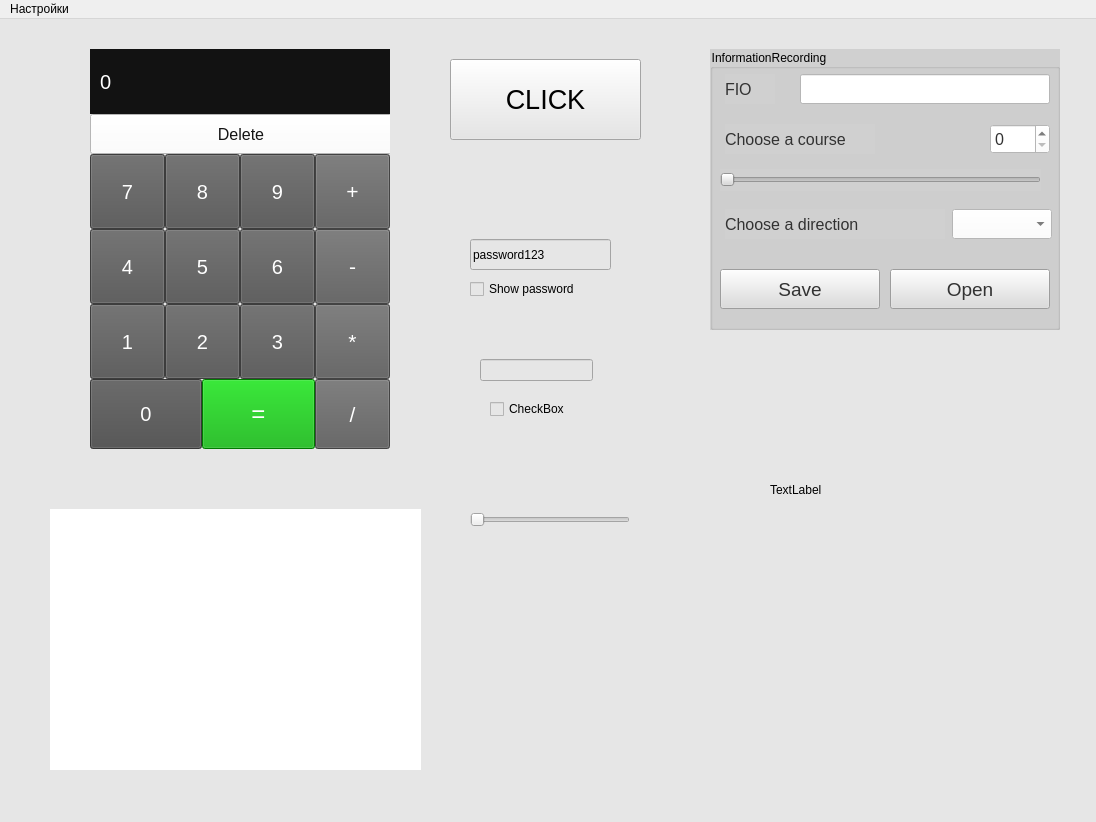
<?xml version="1.0" encoding="UTF-8"?>
<ui version="4.0">
 <class>MainWindow</class>
 <widget class="QMainWindow" name="MainWindow">
  <property name="geometry">
   <rect>
    <x>0</x>
    <y>0</y>
    <width>1096</width>
    <height>822</height>
   </rect>
  </property>
  <property name="windowTitle">
   <string>Что-то</string>
  </property>
  <widget class="QWidget" name="centralwidget">
   <property name="styleSheet">
    <string notr="true">background-color: rgb(230, 230, 230);</string>
   </property>
   <widget class="QGroupBox" name="groupbox">
    <property name="geometry">
     <rect>
      <x>710</x>
      <y>30</y>
      <width>350</width>
      <height>281</height>
     </rect>
    </property>
    <property name="styleSheet">
     <string notr="true">background-color: rgb(208, 208, 208);</string>
    </property>
    <property name="title">
     <string>InformationRecording</string>
    </property>
    <widget class="QLabel" name="labelFIO">
     <property name="geometry">
      <rect>
       <x>15</x>
       <y>25</y>
       <width>50</width>
       <height>30</height>
      </rect>
     </property>
     <property name="font">
      <font>
       <pointsize>12</pointsize>
      </font>
     </property>
     <property name="styleSheet">
      <string notr="true">color: rgb(50, 50, 50);</string>
     </property>
     <property name="text">
      <string>FIO</string>
     </property>
    </widget>
    <widget class="QLabel" name="labelCourse">
     <property name="geometry">
      <rect>
       <x>15</x>
       <y>75</y>
       <width>150</width>
       <height>30</height>
      </rect>
     </property>
     <property name="font">
      <font>
       <pointsize>12</pointsize>
      </font>
     </property>
     <property name="styleSheet">
      <string notr="true">color: rgb(50, 50, 50);</string>
     </property>
     <property name="text">
      <string>Choose a course</string>
     </property>
    </widget>
    <widget class="QLabel" name="labelDirection">
     <property name="geometry">
      <rect>
       <x>15</x>
       <y>160</y>
       <width>220</width>
       <height>30</height>
      </rect>
     </property>
     <property name="font">
      <font>
       <pointsize>12</pointsize>
      </font>
     </property>
     <property name="styleSheet">
      <string notr="true">color: rgb(50, 50, 50);</string>
     </property>
     <property name="text">
      <string>Choose a direction</string>
     </property>
    </widget>
    <widget class="QPushButton" name="btn_saveInfo">
     <property name="geometry">
      <rect>
       <x>10</x>
       <y>220</y>
       <width>160</width>
       <height>40</height>
      </rect>
     </property>
     <property name="font">
      <font>
       <pointsize>14</pointsize>
      </font>
     </property>
     <property name="styleSheet">
      <string notr="true">color: rgb(50, 50, 50);
background-color: rgb(220, 220, 220);
</string>
     </property>
     <property name="text">
      <string>Save</string>
     </property>
    </widget>
    <widget class="QSpinBox" name="spinboxCourse">
     <property name="geometry">
      <rect>
       <x>280</x>
       <y>75</y>
       <width>60</width>
       <height>30</height>
      </rect>
     </property>
     <property name="font">
      <font>
       <pointsize>12</pointsize>
      </font>
     </property>
     <property name="styleSheet">
      <string notr="true">color: rgb(50, 50, 50);
background-color: rgb(255, 255, 255);
font: 12pt &quot;MS Shell Dlg 2&quot;;</string>
     </property>
    </widget>
    <widget class="QComboBox" name="comboboxDirection">
     <property name="geometry">
      <rect>
       <x>242</x>
       <y>160</y>
       <width>100</width>
       <height>30</height>
      </rect>
     </property>
     <property name="font">
      <font>
       <pointsize>12</pointsize>
      </font>
     </property>
     <property name="styleSheet">
      <string notr="true">color: rgb(50, 50, 50);
background-color: rgb(255, 255, 255);
font: 12pt &quot;MS Shell Dlg 2&quot;;</string>
     </property>
    </widget>
    <widget class="QPushButton" name="btn_openInfo">
     <property name="geometry">
      <rect>
       <x>180</x>
       <y>220</y>
       <width>160</width>
       <height>40</height>
      </rect>
     </property>
     <property name="font">
      <font>
       <pointsize>14</pointsize>
      </font>
     </property>
     <property name="styleSheet">
      <string notr="true">color: rgb(50, 50, 50);
background-color: rgb(220, 220, 220);
</string>
     </property>
     <property name="text">
      <string>Open</string>
     </property>
    </widget>
    <widget class="QLineEdit" name="lineeditFIO">
     <property name="geometry">
      <rect>
       <x>90</x>
       <y>25</y>
       <width>250</width>
       <height>30</height>
      </rect>
     </property>
     <property name="styleSheet">
      <string notr="true">background-color: rgb(255, 255, 255);</string>
     </property>
    </widget>
    <widget class="QSlider" name="horizontalSliderCourse">
     <property name="geometry">
      <rect>
       <x>10</x>
       <y>120</y>
       <width>321</width>
       <height>22</height>
      </rect>
     </property>
     <property name="styleSheet">
      <string notr="true">selection-color: rgb(0, 170, 0);
color: rgb(0, 170, 0);
</string>
     </property>
     <property name="orientation">
      <enum>Qt::Horizontal</enum>
     </property>
    </widget>
   </widget>
   <widget class="QWidget" name="widgetcalculator" native="true">
    <property name="geometry">
     <rect>
      <x>90</x>
      <y>30</y>
      <width>300</width>
      <height>400</height>
     </rect>
    </property>
    <widget class="QPushButton" name="btn_two">
     <property name="geometry">
      <rect>
       <x>75</x>
       <y>255</y>
       <width>75</width>
       <height>75</height>
      </rect>
     </property>
     <property name="font">
      <font>
       <pointsize>15</pointsize>
      </font>
     </property>
     <property name="styleSheet">
      <string notr="true">background-color: rgb(85, 85, 85);
color: rgb(255, 255, 255);</string>
     </property>
     <property name="text">
      <string>2</string>
     </property>
    </widget>
    <widget class="QPushButton" name="btn_three">
     <property name="geometry">
      <rect>
       <x>150</x>
       <y>255</y>
       <width>75</width>
       <height>75</height>
      </rect>
     </property>
     <property name="font">
      <font>
       <pointsize>15</pointsize>
      </font>
     </property>
     <property name="styleSheet">
      <string notr="true">background-color: rgb(85, 85, 85);
color: rgb(255, 255, 255);</string>
     </property>
     <property name="text">
      <string>3</string>
     </property>
    </widget>
    <widget class="QPushButton" name="btn_one">
     <property name="geometry">
      <rect>
       <x>0</x>
       <y>255</y>
       <width>75</width>
       <height>75</height>
      </rect>
     </property>
     <property name="font">
      <font>
       <pointsize>15</pointsize>
      </font>
     </property>
     <property name="styleSheet">
      <string notr="true">background-color: rgb(85, 85, 85);
color: rgb(255, 255, 255);</string>
     </property>
     <property name="text">
      <string>1</string>
     </property>
    </widget>
    <widget class="QPushButton" name="btn_multiplication">
     <property name="geometry">
      <rect>
       <x>225</x>
       <y>255</y>
       <width>75</width>
       <height>75</height>
      </rect>
     </property>
     <property name="font">
      <font>
       <pointsize>16</pointsize>
      </font>
     </property>
     <property name="styleSheet">
      <string notr="true">background-color: rgb(94, 94, 94);
color: rgb(255, 255, 255);</string>
     </property>
     <property name="text">
      <string>*</string>
     </property>
    </widget>
    <widget class="QPushButton" name="btn_zero">
     <property name="geometry">
      <rect>
       <x>0</x>
       <y>330</y>
       <width>112</width>
       <height>70</height>
      </rect>
     </property>
     <property name="font">
      <font>
       <pointsize>15</pointsize>
      </font>
     </property>
     <property name="styleSheet">
      <string notr="true">background-color: rgb(77, 77, 77);
color: rgb(255, 255, 255);</string>
     </property>
     <property name="text">
      <string>0</string>
     </property>
    </widget>
    <widget class="QPushButton" name="btn_print_result">
     <property name="geometry">
      <rect>
       <x>112</x>
       <y>330</y>
       <width>113</width>
       <height>70</height>
      </rect>
     </property>
     <property name="font">
      <font>
       <pointsize>18</pointsize>
      </font>
     </property>
     <property name="styleSheet">
      <string notr="true">color: rgb(255, 255, 255);
background-color: rgb(0, 170, 0);</string>
     </property>
     <property name="text">
      <string>=</string>
     </property>
    </widget>
    <widget class="QPushButton" name="btn_division">
     <property name="geometry">
      <rect>
       <x>225</x>
       <y>330</y>
       <width>75</width>
       <height>70</height>
      </rect>
     </property>
     <property name="font">
      <font>
       <pointsize>16</pointsize>
      </font>
     </property>
     <property name="styleSheet">
      <string notr="true">background-color: rgb(94, 94, 94);
color: rgb(255, 255, 255);</string>
     </property>
     <property name="text">
      <string>/</string>
     </property>
    </widget>
    <widget class="QPushButton" name="btn_four">
     <property name="geometry">
      <rect>
       <x>0</x>
       <y>180</y>
       <width>75</width>
       <height>75</height>
      </rect>
     </property>
     <property name="font">
      <font>
       <pointsize>15</pointsize>
      </font>
     </property>
     <property name="styleSheet">
      <string notr="true">background-color: rgb(85, 85, 85);
color: rgb(255, 255, 255);</string>
     </property>
     <property name="text">
      <string>4</string>
     </property>
    </widget>
    <widget class="QPushButton" name="btn_five">
     <property name="geometry">
      <rect>
       <x>75</x>
       <y>180</y>
       <width>75</width>
       <height>75</height>
      </rect>
     </property>
     <property name="font">
      <font>
       <pointsize>15</pointsize>
      </font>
     </property>
     <property name="styleSheet">
      <string notr="true">background-color: rgb(85, 85, 85);
color: rgb(255, 255, 255);</string>
     </property>
     <property name="text">
      <string>5</string>
     </property>
    </widget>
    <widget class="QPushButton" name="btn_six">
     <property name="geometry">
      <rect>
       <x>150</x>
       <y>180</y>
       <width>75</width>
       <height>75</height>
      </rect>
     </property>
     <property name="font">
      <font>
       <pointsize>15</pointsize>
      </font>
     </property>
     <property name="styleSheet">
      <string notr="true">background-color: rgb(85, 85, 85);
color: rgb(255, 255, 255);</string>
     </property>
     <property name="text">
      <string>6</string>
     </property>
    </widget>
    <widget class="QPushButton" name="btn_minus">
     <property name="geometry">
      <rect>
       <x>225</x>
       <y>180</y>
       <width>75</width>
       <height>75</height>
      </rect>
     </property>
     <property name="font">
      <font>
       <pointsize>16</pointsize>
      </font>
     </property>
     <property name="styleSheet">
      <string notr="true">background-color: rgb(94, 94, 94);
color: rgb(255, 255, 255);</string>
     </property>
     <property name="text">
      <string>-</string>
     </property>
    </widget>
    <widget class="QPushButton" name="btn_seven">
     <property name="geometry">
      <rect>
       <x>0</x>
       <y>105</y>
       <width>75</width>
       <height>75</height>
      </rect>
     </property>
     <property name="font">
      <font>
       <pointsize>15</pointsize>
      </font>
     </property>
     <property name="styleSheet">
      <string notr="true">color: rgb(255, 255, 255);
background-color: rgb(85, 85, 85);</string>
     </property>
     <property name="text">
      <string>7</string>
     </property>
    </widget>
    <widget class="QPushButton" name="btn_eight">
     <property name="geometry">
      <rect>
       <x>75</x>
       <y>105</y>
       <width>75</width>
       <height>75</height>
      </rect>
     </property>
     <property name="font">
      <font>
       <pointsize>15</pointsize>
      </font>
     </property>
     <property name="styleSheet">
      <string notr="true">background-color: rgb(85, 85, 85);
color: rgb(255, 255, 255);</string>
     </property>
     <property name="text">
      <string>8</string>
     </property>
    </widget>
    <widget class="QPushButton" name="btn_nine">
     <property name="geometry">
      <rect>
       <x>150</x>
       <y>105</y>
       <width>75</width>
       <height>75</height>
      </rect>
     </property>
     <property name="font">
      <font>
       <pointsize>15</pointsize>
      </font>
     </property>
     <property name="styleSheet">
      <string notr="true">background-color: rgb(85, 85, 85);
color: rgb(255, 255, 255);</string>
     </property>
     <property name="text">
      <string>9</string>
     </property>
    </widget>
    <widget class="QPushButton" name="btn_plus">
     <property name="geometry">
      <rect>
       <x>225</x>
       <y>105</y>
       <width>75</width>
       <height>75</height>
      </rect>
     </property>
     <property name="font">
      <font>
       <pointsize>16</pointsize>
      </font>
     </property>
     <property name="styleSheet">
      <string notr="true">background-color: rgb(94, 94, 94);
color: rgb(255, 255, 255);</string>
     </property>
     <property name="text">
      <string>+</string>
     </property>
    </widget>
    <widget class="QPushButton" name="btn_delete">
     <property name="geometry">
      <rect>
       <x>0</x>
       <y>65</y>
       <width>302</width>
       <height>40</height>
      </rect>
     </property>
     <property name="font">
      <font>
       <family>MS Shell Dlg 2</family>
       <pointsize>12</pointsize>
       <weight>9</weight>
       <italic>false</italic>
       <bold>false</bold>
      </font>
     </property>
     <property name="styleSheet">
      <string notr="true">font: 75 12pt &quot;MS Shell Dlg 2&quot;;
color: rgb(20, 20, 20);
background-color: rgb(255, 255, 255);</string>
     </property>
     <property name="text">
      <string>Delete</string>
     </property>
    </widget>
    <widget class="QLabel" name="label_result">
     <property name="geometry">
      <rect>
       <x>0</x>
       <y>0</y>
       <width>300</width>
       <height>65</height>
      </rect>
     </property>
     <property name="font">
      <font>
       <family>Arial</family>
       <pointsize>15</pointsize>
      </font>
     </property>
     <property name="styleSheet">
      <string notr="true">color: rgb(255, 255, 255);
background-color: rgb(18, 18, 18);</string>
     </property>
     <property name="text">
      <string>0</string>
     </property>
     <property name="margin">
      <number>11</number>
     </property>
     <property name="indent">
      <number>10</number>
     </property>
    </widget>
   </widget>
   <widget class="QLabel" name="label_picture1">
    <property name="geometry">
     <rect>
      <x>770</x>
      <y>340</y>
      <width>261</width>
      <height>261</height>
     </rect>
    </property>
    <property name="text">
     <string>TextLabel</string>
    </property>
   </widget>
   <widget class="QWidget" name="widget_btn" native="true">
    <property name="geometry">
     <rect>
      <x>50</x>
      <y>490</y>
      <width>371</width>
      <height>261</height>
     </rect>
    </property>
    <property name="styleSheet">
     <string notr="true">background-color: rgb(255, 255, 255);</string>
    </property>
   </widget>
   <widget class="QPushButton" name="openwindow_btn">
    <property name="geometry">
     <rect>
      <x>450</x>
      <y>40</y>
      <width>191</width>
      <height>81</height>
     </rect>
    </property>
    <property name="font">
     <font>
      <family>Arial</family>
      <pointsize>20</pointsize>
      <weight>50</weight>
      <italic>false</italic>
      <bold>false</bold>
     </font>
    </property>
    <property name="styleSheet">
     <string notr="true">font: 20pt &quot;Arial&quot;;</string>
    </property>
    <property name="text">
     <string>CLICK</string>
    </property>
   </widget>
   <widget class="QCheckBox" name="checkBox">
    <property name="geometry">
     <rect>
      <x>470</x>
      <y>260</y>
      <width>131</width>
      <height>20</height>
     </rect>
    </property>
    <property name="text">
     <string>Show password</string>
    </property>
   </widget>
   <widget class="QLineEdit" name="lineEdit">
    <property name="geometry">
     <rect>
      <x>470</x>
      <y>220</y>
      <width>141</width>
      <height>31</height>
     </rect>
    </property>
    <property name="text">
     <string>password123</string>
    </property>
   </widget>
   <widget class="QSlider" name="Slider">
    <property name="geometry">
     <rect>
      <x>470</x>
      <y>490</y>
      <width>160</width>
      <height>22</height>
     </rect>
    </property>
    <property name="orientation">
     <enum>Qt::Horizontal</enum>
    </property>
   </widget>
   <widget class="QLabel" name="label">
    <property name="geometry">
     <rect>
      <x>470</x>
      <y>540</y>
      <width>151</width>
      <height>31</height>
     </rect>
    </property>
    <property name="text">
     <string/>
    </property>
   </widget>
   <widget class="QLineEdit" name="lineEdit_2">
    <property name="geometry">
     <rect>
      <x>480</x>
      <y>340</y>
      <width>113</width>
      <height>22</height>
     </rect>
    </property>
   </widget>
   <widget class="QCheckBox" name="checkBox_2">
    <property name="geometry">
     <rect>
      <x>490</x>
      <y>380</y>
      <width>81</width>
      <height>20</height>
     </rect>
    </property>
    <property name="text">
     <string>CheckBox</string>
    </property>
   </widget>
  </widget>
  <widget class="QMenuBar" name="menubar">
   <property name="geometry">
    <rect>
     <x>0</x>
     <y>0</y>
     <width>1096</width>
     <height>26</height>
    </rect>
   </property>
   <widget class="QMenu" name="settingsmenu">
    <property name="title">
     <string>Настройки</string>
    </property>
    <widget class="QMenu" name="changecolormenu">
     <property name="title">
      <string>Поменять цвет фона</string>
     </property>
     <addaction name="separator"/>
     <addaction name="lightaction"/>
     <addaction name="darkaction"/>
    </widget>
    <addaction name="changecolormenu"/>
   </widget>
   <addaction name="settingsmenu"/>
  </widget>
  <action name="lightaction">
   <property name="text">
    <string>Светлый</string>
   </property>
  </action>
  <action name="darkaction">
   <property name="text">
    <string>Темный</string>
   </property>
  </action>
 </widget>
 <resources/>
 <connections/>
</ui>
